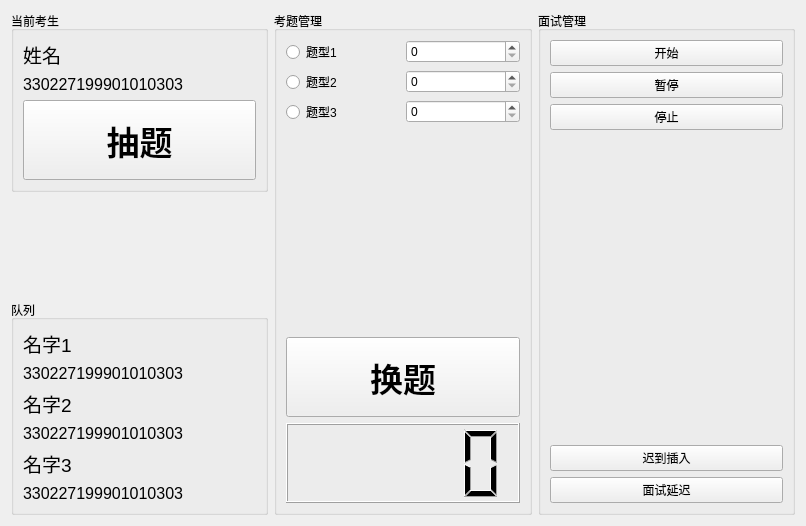
<?xml version="1.0" encoding="UTF-8"?>
<ui version="4.0">
 <class>InterManeger</class>
 <widget class="QWidget" name="InterManeger">
  <property name="geometry">
   <rect>
    <x>0</x>
    <y>0</y>
    <width>806</width>
    <height>526</height>
   </rect>
  </property>
  <property name="windowTitle">
   <string>Form</string>
  </property>
  <layout class="QHBoxLayout" name="horizontalLayout_4">
   <item>
    <layout class="QVBoxLayout" name="verticalLayout_8">
     <item>
      <widget class="QGroupBox" name="groupBox_2">
       <property name="title">
        <string>当前考生</string>
       </property>
       <layout class="QVBoxLayout" name="verticalLayout_2">
        <item>
         <layout class="QVBoxLayout" name="verticalLayout">
          <item>
           <widget class="QLabel" name="label">
            <property name="font">
             <font>
              <pointsize>14</pointsize>
             </font>
            </property>
            <property name="text">
             <string>姓名</string>
            </property>
           </widget>
          </item>
          <item>
           <widget class="QLabel" name="label_2">
            <property name="font">
             <font>
              <pointsize>12</pointsize>
             </font>
            </property>
            <property name="text">
             <string>330227199901010303</string>
            </property>
           </widget>
          </item>
          <item>
           <widget class="QPushButton" name="pushButton">
            <property name="minimumSize">
             <size>
              <width>160</width>
              <height>80</height>
             </size>
            </property>
            <property name="maximumSize">
             <size>
              <width>99999</width>
              <height>80</height>
             </size>
            </property>
            <property name="font">
             <font>
              <pointsize>25</pointsize>
              <weight>75</weight>
              <bold>true</bold>
              <underline>false</underline>
             </font>
            </property>
            <property name="text">
             <string>抽题</string>
            </property>
           </widget>
          </item>
         </layout>
        </item>
       </layout>
      </widget>
     </item>
     <item>
      <spacer name="verticalSpacer">
       <property name="orientation">
        <enum>Qt::Vertical</enum>
       </property>
       <property name="sizeHint" stdset="0">
        <size>
         <width>20</width>
         <height>40</height>
        </size>
       </property>
      </spacer>
     </item>
     <item>
      <widget class="QGroupBox" name="groupBox">
       <property name="title">
        <string>队列</string>
       </property>
       <layout class="QVBoxLayout" name="verticalLayout_7">
        <item>
         <layout class="QVBoxLayout" name="verticalLayout_6">
          <item>
           <layout class="QVBoxLayout" name="verticalLayout_5">
            <item>
             <widget class="QLabel" name="label_7">
              <property name="font">
               <font>
                <pointsize>14</pointsize>
               </font>
              </property>
              <property name="text">
               <string>名字1</string>
              </property>
             </widget>
            </item>
            <item>
             <widget class="QLabel" name="label_8">
              <property name="minimumSize">
               <size>
                <width>160</width>
                <height>0</height>
               </size>
              </property>
              <property name="maximumSize">
               <size>
                <width>160</width>
                <height>16777215</height>
               </size>
              </property>
              <property name="font">
               <font>
                <pointsize>12</pointsize>
               </font>
              </property>
              <property name="text">
               <string>330227199901010303</string>
              </property>
             </widget>
            </item>
           </layout>
          </item>
          <item>
           <layout class="QVBoxLayout" name="verticalLayout_3">
            <item>
             <widget class="QLabel" name="label_3">
              <property name="font">
               <font>
                <pointsize>14</pointsize>
               </font>
              </property>
              <property name="text">
               <string>名字2</string>
              </property>
             </widget>
            </item>
            <item>
             <widget class="QLabel" name="label_4">
              <property name="minimumSize">
               <size>
                <width>160</width>
                <height>0</height>
               </size>
              </property>
              <property name="maximumSize">
               <size>
                <width>160</width>
                <height>16777215</height>
               </size>
              </property>
              <property name="font">
               <font>
                <pointsize>12</pointsize>
               </font>
              </property>
              <property name="text">
               <string>330227199901010303</string>
              </property>
             </widget>
            </item>
           </layout>
          </item>
          <item>
           <layout class="QVBoxLayout" name="verticalLayout_4">
            <item>
             <widget class="QLabel" name="label_5">
              <property name="font">
               <font>
                <pointsize>14</pointsize>
               </font>
              </property>
              <property name="text">
               <string>名字3</string>
              </property>
             </widget>
            </item>
            <item>
             <widget class="QLabel" name="label_6">
              <property name="minimumSize">
               <size>
                <width>160</width>
                <height>0</height>
               </size>
              </property>
              <property name="maximumSize">
               <size>
                <width>160</width>
                <height>16777215</height>
               </size>
              </property>
              <property name="font">
               <font>
                <pointsize>12</pointsize>
               </font>
              </property>
              <property name="text">
               <string>330227199901010303</string>
              </property>
             </widget>
            </item>
           </layout>
          </item>
         </layout>
        </item>
       </layout>
      </widget>
     </item>
    </layout>
   </item>
   <item>
    <widget class="QGroupBox" name="groupBox_4">
     <property name="title">
      <string>考题管理</string>
     </property>
     <layout class="QVBoxLayout" name="verticalLayout_15">
      <item>
       <layout class="QVBoxLayout" name="verticalLayout_14">
        <item>
         <layout class="QVBoxLayout" name="verticalLayout_9">
          <item>
           <layout class="QHBoxLayout" name="horizontalLayout">
            <item>
             <widget class="QRadioButton" name="radioButton">
              <property name="text">
               <string>题型1</string>
              </property>
             </widget>
            </item>
            <item>
             <widget class="QSpinBox" name="spinBox"/>
            </item>
           </layout>
          </item>
          <item>
           <layout class="QHBoxLayout" name="horizontalLayout_2">
            <item>
             <widget class="QRadioButton" name="radioButton_2">
              <property name="text">
               <string>题型2</string>
              </property>
             </widget>
            </item>
            <item>
             <widget class="QSpinBox" name="spinBox_2"/>
            </item>
           </layout>
          </item>
          <item>
           <layout class="QHBoxLayout" name="horizontalLayout_3">
            <item>
             <widget class="QRadioButton" name="radioButton_3">
              <property name="text">
               <string>题型3</string>
              </property>
             </widget>
            </item>
            <item>
             <widget class="QSpinBox" name="spinBox_3"/>
            </item>
           </layout>
          </item>
         </layout>
        </item>
        <item>
         <spacer name="verticalSpacer_3">
          <property name="orientation">
           <enum>Qt::Vertical</enum>
          </property>
          <property name="sizeHint" stdset="0">
           <size>
            <width>17</width>
            <height>37</height>
           </size>
          </property>
         </spacer>
        </item>
        <item>
         <widget class="QPushButton" name="pushButton_2">
          <property name="minimumSize">
           <size>
            <width>160</width>
            <height>80</height>
           </size>
          </property>
          <property name="maximumSize">
           <size>
            <width>99999</width>
            <height>80</height>
           </size>
          </property>
          <property name="font">
           <font>
            <pointsize>25</pointsize>
            <weight>75</weight>
            <bold>true</bold>
            <underline>false</underline>
           </font>
          </property>
          <property name="text">
           <string>换题</string>
          </property>
         </widget>
        </item>
        <item>
         <widget class="QLCDNumber" name="lcdNumber">
          <property name="minimumSize">
           <size>
            <width>160</width>
            <height>80</height>
           </size>
          </property>
          <property name="maximumSize">
           <size>
            <width>99999</width>
            <height>80</height>
           </size>
          </property>
         </widget>
        </item>
       </layout>
      </item>
     </layout>
    </widget>
   </item>
   <item>
    <widget class="QGroupBox" name="groupBox_3">
     <property name="title">
      <string>面试管理</string>
     </property>
     <layout class="QVBoxLayout" name="verticalLayout_13">
      <item>
       <layout class="QVBoxLayout" name="verticalLayout_12">
        <item>
         <layout class="QVBoxLayout" name="verticalLayout_10">
          <item>
           <widget class="QPushButton" name="pushButton_3">
            <property name="text">
             <string>开始</string>
            </property>
           </widget>
          </item>
          <item>
           <widget class="QPushButton" name="pushButton_4">
            <property name="text">
             <string>暂停</string>
            </property>
           </widget>
          </item>
          <item>
           <widget class="QPushButton" name="pushButton_5">
            <property name="text">
             <string>停止</string>
            </property>
           </widget>
          </item>
         </layout>
        </item>
        <item>
         <spacer name="verticalSpacer_2">
          <property name="orientation">
           <enum>Qt::Vertical</enum>
          </property>
          <property name="sizeHint" stdset="0">
           <size>
            <width>20</width>
            <height>40</height>
           </size>
          </property>
         </spacer>
        </item>
        <item>
         <layout class="QVBoxLayout" name="verticalLayout_11">
          <item>
           <widget class="QPushButton" name="pushButton_6">
            <property name="text">
             <string>迟到插入</string>
            </property>
           </widget>
          </item>
          <item>
           <widget class="QPushButton" name="pushButton_7">
            <property name="text">
             <string>面试延迟</string>
            </property>
           </widget>
          </item>
         </layout>
        </item>
       </layout>
      </item>
     </layout>
    </widget>
   </item>
  </layout>
  <zorder>groupBox_3</zorder>
  <zorder>groupBox_4</zorder>
  <zorder></zorder>
 </widget>
 <resources/>
 <connections/>
</ui>
